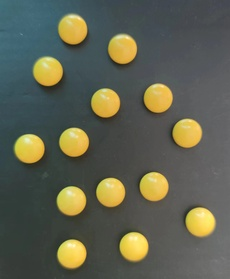
%> input picture 005-ImageCount/img.jpg, 230 x 279 px, shrunk from 1279 x 1553 before the run
$ octave main.m   (GNU Octave 9; MATLAB toolbox functions it lacks are replaced by stand-ins)
%> lines starting %> are read from the running program, lines starting %| are printed output that depends on the picture; in (x1, y1, x2, y2) boxes, pixels count from 0 and x2, y2 are one past the last pixel; in counts of white or black regions, pixels touching at a corner belong together; the program's own positions count from 1
%% MATLAB 图像处理之图像内物体计数仿真
clc; clear; close all;
%% 图 1：原始图像
image = imread('img.jpg');  % 读取输入图像
%> image is the input picture: size 279x230x3 uint8; mean R, G, B 94.6, 96.9, 80.4
figure;
imshow(image);
title('Original Image');
set(gca, 'FontName', 'Times New Roman', 'FontSize', 10); set(gca, 'LineWidth', 1);
set(gcf, 'Renderer', 'OpenGL');
print(gcf, 'fig1.jpg', '-djpeg', '-r600');
%% 图 2：灰度图像
grayImage = rgb2gray(image);  % 彩色转灰度
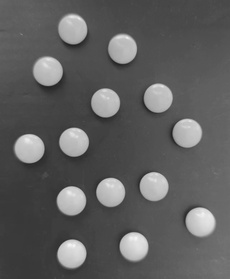
%> grayImage: size 279x230 uint8; min 31, max 244, mean 94.3
figure;
imshow(grayImage);
title('Grayscale Image');
set(gca, 'FontName', 'Times New Roman', 'FontSize', 10); set(gca, 'LineWidth', 1);
set(gcf, 'Renderer', 'OpenGL');
print(gcf, 'fig2.jpg', '-djpeg', '-r600');
%% 图 3：中值滤波后图像
filteredImage = medfilt2(grayImage, [3 3]);  % 3x3 中值滤波去噪
figure;
imshow(filteredImage);
title('Filtered Image (Median 3x3)');
set(gca, 'FontName', 'Times New Roman', 'FontSize', 10); set(gca, 'LineWidth', 1);
set(gcf, 'Renderer', 'OpenGL');
print(gcf, 'fig3.jpg', '-djpeg', '-r600');
%% 图 4：二值图像
threshold = graythresh(filteredImage);  % Otsu 阈值
%> threshold = 0.522
binaryImage = imbinarize(filteredImage, threshold);
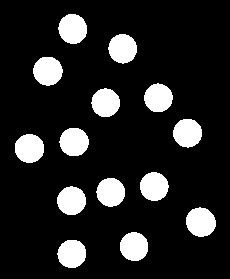
%> binaryImage: size 279x230 logical; 14.4% white; 14 white regions, largest, box (x1, y1, x2, y2) and area: (186, 207, 216, 237) 692, (58, 14, 87, 44) 678, (33, 57, 63, 86) 673
figure;
imshow(binaryImage);
title('Binary Image (Otsu)');
set(gca, 'FontName', 'Times New Roman', 'FontSize', 10); set(gca, 'LineWidth', 1);
set(gcf, 'Renderer', 'OpenGL');
print(gcf, 'fig4.jpg', '-djpeg', '-r600');
%% 图 5：腐蚀后图像
se = strel('disk', 50);  % 圆形结构元素，半径 50
erodedImage = imerode(binaryImage, se);
%> erodedImage: size 279x230 logical; every value is 0
figure;
imshow(erodedImage);
title('Eroded Image');
set(gca, 'FontName', 'Times New Roman', 'FontSize', 10); set(gca, 'LineWidth', 1);
set(gcf, 'Renderer', 'OpenGL');
print(gcf, 'fig5.jpg', '-djpeg', '-r600');
%% 图 6：膨胀后图像
se1 = strel('diamond', 5);  % 菱形结构元素，5x5
dilatedImage = imdilate(erodedImage, se1);
figure;
imshow(dilatedImage);
title('Dilated Image');
set(gca, 'FontName', 'Times New Roman', 'FontSize', 10); set(gca, 'LineWidth', 1);
set(gcf, 'Renderer', 'OpenGL');
print(gcf, 'fig6.jpg', '-djpeg', '-r600');
%% 图 7：最终结果（边界框与计数）
[labeledImage, numObjects] = bwlabel(dilatedImage);
%> labeledImage: size 279x230 double; every value is 0
%> numObjects = 0
boundingBoxes = regionprops(labeledImage, 'BoundingBox');
%> boundingBoxes = 0 regions
centroids = regionprops(labeledImage, 'Centroid');
%> centroids = 0 regions
figure;
imshow(image);
hold on;
for i = 1:numObjects
    rectangle('Position', boundingBoxes(i).BoundingBox, ...
        'EdgeColor', 'b', 'LineWidth', 2);
    text(centroids(i).Centroid(1), centroids(i).Centroid(2), ...
        num2str(i), 'Color', 'b', 'FontSize', 15, 'FontWeight', 'bold', ...
        'HorizontalAlignment', 'center', 'VerticalAlignment', 'middle');
end
%> this loop made 0 passes
hold off;
title(['Object Count: ', num2str(numObjects)]);
set(gca, 'FontName', 'Times New Roman', 'FontSize', 10); set(gca, 'LineWidth', 1);
set(gcf, 'Renderer', 'OpenGL');
print(gcf, 'fig7.jpg', '-djpeg', '-r600');
